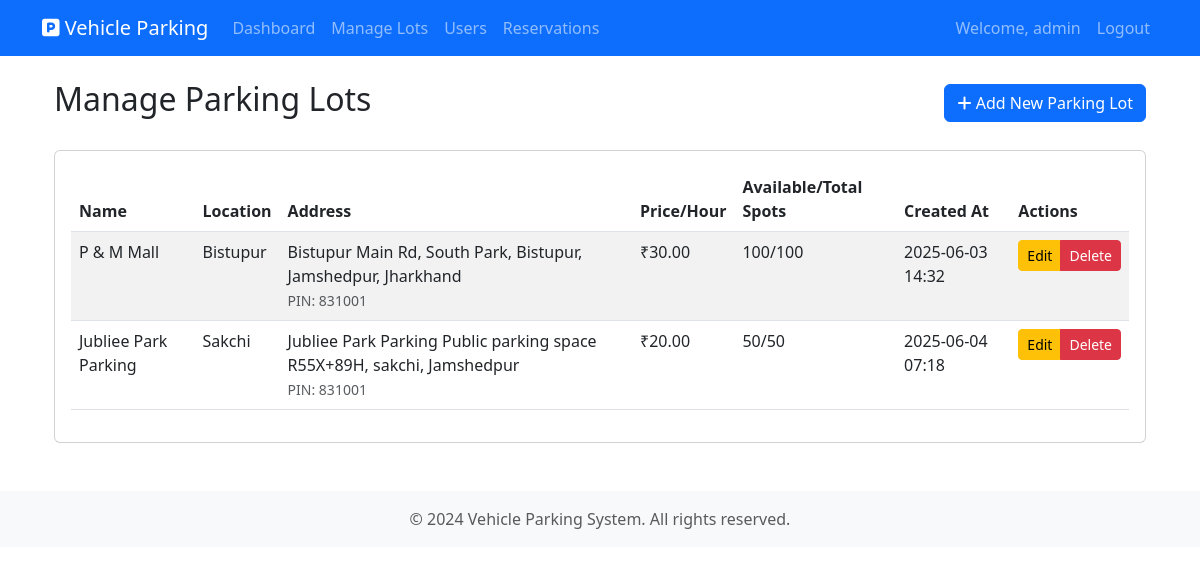
/admin/parking-lots (signed in), run on the app's committed database.
### app/models.py (models this page shows, shortened)
class User(UserMixin, db.Model):
    id = db.Column(db.Integer, primary_key=True)
    username = db.Column(db.String(64), unique=True, nullable=False)
    email = db.Column(db.String(120), unique=True, nullable=False)
    password_hash = db.Column(db.String(128))
    is_admin = db.Column(db.Boolean, default=False)
    reservations = db.relationship('Reservation', backref='user', lazy=True)

class ParkingLot(db.Model):
    id = db.Column(db.Integer, primary_key=True)
    name = db.Column(db.String(100), nullable=False)
    prime_location_name = db.Column(db.String(100), nullable=False)
    address = db.Column(db.String(200), nullable=False)
    pin_code = db.Column(db.String(10), nullable=False)
    price_per_hour = db.Column(db.Float, nullable=False)
    maximum_spots = db.Column(db.Integer, nullable=False)
    created_at = db.Column(db.DateTime, default=datetime.utcnow)
    spots = db.relationship('ParkingSpot', backref='lot', lazy=True, cascade='all, delete-orphan')

### app/admin/routes.py (the view)
@bp.route('/parking-lots')
@login_required
@admin_required
def parking_lots():
    lots = ParkingLot.query.all()
    return render_template('admin/parking_lots.html', lots=lots)

### app/admin/routes.py (called while the page is built)
def admin_required(f):
    @wraps(f)
    def decorated_function(*args, **kwargs):
        if not current_user.is_authenticated or not current_user.is_admin:
            flash('You do not have permission to access this page.', 'error')
            return redirect(url_for('main.index'))
        return f(*args, **kwargs)
    return decorated_function

### app/models.py (called while the page is built)
@login_manager.user_loader
def load_user(id):
    return User.query.get(int(id))

### app/templates/admin/parking_lots.html (shortened to what this page needs)
{% extends "base.html" %}
{% block content %}
<div class="container mt-4">
    <div class="d-flex justify-content-between align-items-center mb-4">
        <h2>Manage Parking Lots</h2>
        <a href="{{ url_for('admin.new_parking_lot') }}" class="btn btn-primary">
            <i class="fas fa-plus"></i> Add New Parking Lot
        </a>
    </div>
    <div class="card">
        <div class="card-body">
            <div class="table-responsive">
                <table class="table table-striped">
                    <thead>
                        <tr>
                            <th>Name</th>
                            <th>Location</th>
                            <th>Address</th>
                            <th>Price/Hour</th>
                            <th>Available/Total Spots</th>
                            <th>Created At</th>
                            <th>Actions</th>
                        </tr>
                    </thead>
                    <tbody>
                        {% for lot in lots %}
                        <tr>
                            <td>{{ lot.name }}</td>
                            <td>{{ lot.prime_location_name }}</td>
                            <td>
                                {{ lot.address }}<br>
                                <small class="text-muted">PIN: {{ lot.pin_code }}</small>
                            </td>
                            <td>₹{{ "%.2f"|format(lot.price_per_hour) }}</td>
                            <td>
                                {% set available = lot.spots|selectattr('status', 'equalto', 'A')|list|length %}
                                {{ available }}/{{ lot.maximum_spots }}
                            </td>
                            <td>{{ lot.created_at.strftime('%Y-%m-%d %H:%M') }}</td>
                            <td>
                                <div class="btn-group" role="group">
                                    <a href="{{ url_for('admin.edit_parking_lot', lot_id=lot.id) }}"
                                        class="btn btn-warning btn-sm">Edit</a>
                                    <button type="button" class="btn btn-danger btn-sm"
                                        onclick="confirmDelete('{{ lot.id }}', '{{ lot.name }}')" >
                                        Delete
                                    </button>
                                </div>
                            </td>
                        </tr>
                        {% endfor %}
                    </tbody>
                </table>
            </div>
        </div>
    </div>
</div>
{% endblock %}

### app/templates/base.html (shortened to what this page needs)
<!DOCTYPE html>
<html lang="en">
<head>
    <link href="https://cdn.jsdelivr.net/npm/bootstrap@5.3.0/dist/css/bootstrap.min.css" rel="stylesheet">
    <link href="https://cdnjs.cloudflare.com/ajax/libs/font-awesome/6.0.0/css/all.min.css" rel="stylesheet">
</head>
<body>
    <nav class="navbar navbar-expand-lg navbar-dark bg-primary">
        <div class="container">
            <a class="navbar-brand" href="{{ url_for('main.index') }}">
                <i class="fas fa-parking"></i> Vehicle Parking
            </a>
            <div class="collapse navbar-collapse" id="navbarNav">
                <ul class="navbar-nav me-auto">
                    {% if current_user.is_authenticated %}
                    {% if current_user.is_admin %}
                    <li class="nav-item">
                        <a class="nav-link" href="{{ url_for('admin.dashboard') }}">Dashboard</a>
                    </li>
                    <li class="nav-item">
                        <a class="nav-link" href="{{ url_for('admin.parking_lots') }}">Manage Lots</a>
                    </li>
                    <li class="nav-item">
                        <a class="nav-link" href="{{ url_for('admin.users') }}">Users</a>
                    </li>
                    <li class="nav-item">
                        <a class="nav-link" href="{{ url_for('admin.reservations') }}">Reservations</a>
                    </li>
                    {% endif %}
                    {% endif %}
                </ul>
                <ul class="navbar-nav">
                    {% if current_user.is_authenticated %}
                    <li class="nav-item">
                        <span class="nav-link">Welcome, {{ current_user.username }}</span>
                    </li>
                    <li class="nav-item">
                        <a class="nav-link" href="{{ url_for('auth.logout') }}">Logout</a>
                    </li>
                    {% endif %}
                </ul>
            </div>
        </div>
    </nav>
    <div class="container mt-4">
        {% block content %}{% endblock %}
    </div>
    <footer class="footer mt-5 py-3 bg-light">
        <div class="container text-center">
            <span class="text-muted">© 2024 Vehicle Parking System. All rights reserved.</span>
        </div>
    </footer>
</body>
</html>

### data on the page
User: username "admin"
ParkingLot: name "P & M Mall", prime_location_name "Bistupur", address "Bistupur Main Rd, South Park, Bistupur, Jamshedpur, Jharkhand", pin_code "831001", price_per_hour "30.00", maximum_spots "100", created_at "2025-06-03 14:32"
ParkingLot: name "Jubliee Park Parking", prime_location_name "Sakchi", address "Jubliee Park Parking Public parking space R55X+89H, sakchi, Jamshedpur", pin_code "831001", price_per_hour "20.00", maximum_spots "50", created_at "2025-06-04 07:18"
